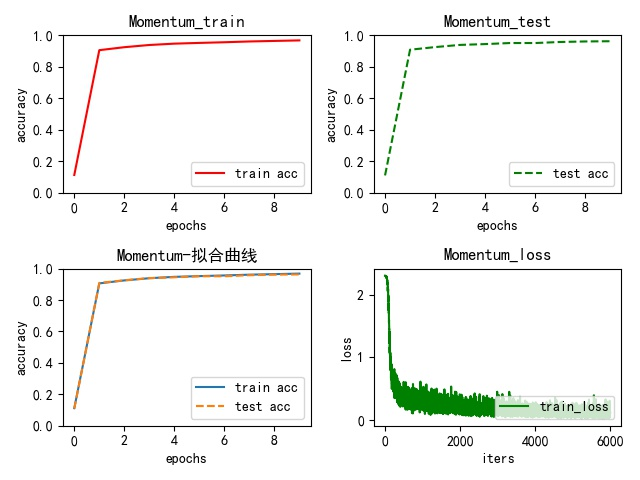

The Python source for this figure:
from keras.datasets import mnist
from collections import OrderedDict
import matplotlib.pyplot as plt
from pylab import mpl
import numpy as np

class FullyConnected:
    def __init__(self, W, b):
        self.W = W
        self.b = b
        self.x = None
        self.dW = None
        self.db = None
    
    def forward(self, x):
        self.x = x
        out = np.dot(x, self.W) + self.b
        return out
     
    def backward(self, dout): #dout上游传来的倒数
        dx = np.dot(dout, self.W.T)
        self.dW = np.dot(self.x.T, dout)
        self.db = np.sum(dout, axis=0)
        return dx

class Relu:
    def __init__(self):
        self.mask = None
    
    def forward(self, x):
        self.mask = (x <= 0)
        out = x.copy()
        out[self.mask] = 0
        return out
    
    def backward(self, dout):
        dout[self.mask] = 0
        return dout 

class SoftmaxWithLoss:
    def __init__(self):
        self.loss = None # 损失
        self.y = None # softmax的输出
        self.t = None # 标签数据（one-hot vector）
        
    def softmax(self, x):
        if x.ndim == 2: #ndim维度
            x = x.T
            x = x - np.max(x, axis=0)
            y = np.exp(x) / np.sum(np.exp(x), axis=0)
            return y.T 

        x = x - np.max(x) # 溢出对策
        return np.exp(x) / np.sum(np.exp(x))

    def cross_entropy_error(self, y, t):
        if y.ndim == 1:
            t = t.reshape(1, t.size)
            y = y.reshape(1, y.size)
            
        # 监督数据是one-hot-vector的情况下，转换为正确解标签的索引
        if t.size == y.size:
            t = t.argmax(axis=1)
             
        batch_size = y.shape[0]
        return -np.sum(np.log(y[np.arange(batch_size), t] + 1e-7)) / batch_size
            
    def forward(self, x, t):
        self.t = t
        self.y = self.softmax(x)
        self.loss = self.cross_entropy_error(self.y, self.t)
        return self.loss
    
    def backward(self, dout=1):
        batch_size = self.t.shape[0]
        dx = (self.y - self.t) / batch_size
        return dx
       
class TwoLayerNet:
    def __init__(self, input_size, hidden_size, output_size, weight_init_std=0.01): 
        # 初始化权重
        self.params = {}
        self.params['W1'] = weight_init_std * np.random.randn(input_size, hidden_size) #rand函数根据给定维度生成[0,1)之间的数据，包含0，不包含1
        self.params['b1'] = np.zeros(hidden_size)
        self.params['W2'] = weight_init_std * np.random.randn(hidden_size, output_size)
        self.params['b2'] = np.zeros(output_size)

        # 生成层
        self.layers = OrderedDict()   # 有序字典
        self.layers['FC1'] = FullyConnected(self.params['W1'], self.params['b1'])
        self.layers['Relu1'] = Relu()
        self.layers['FC2'] = FullyConnected(self.params['W2'], self.params['b2'])
        self.lastLayer = SoftmaxWithLoss()

    def predict(self, x):
        for layer in self.layers.values():
            x = layer.forward(x)
        return x

    # x:输入数据, t:监督数据
    def loss(self, x, t):
        y = self.predict(x)
        return self.lastLayer.forward(y, t)

    def accuracy(self, x, t):
        y = self.predict(x)
        y = np.argmax(y, axis=1)
        if t.ndim != 1 :
            t = np.argmax(t, axis=1)
        accuracy = np.sum(y == t) / float(x.shape[0])
        return accuracy

    # x:输入数据, t:标签数据
    def gradient(self, x, t):
        # forward
        self.loss(x, t)

        # backward
        dout = 1
        dout = self.lastLayer.backward(dout)
        layers = list(self.layers.values())
        layers.reverse()
        for layer in layers:
            dout = layer.backward(dout)

        # 设定
        grads = {}
        grads['W1'] = self.layers['FC1'].dW
        grads['b1'] = self.layers['FC1'].db
        grads['W2'] = self.layers['FC2'].dW
        grads['b2'] = self.layers['FC2'].db
        return grads
        
class Momentum:
    def __init__(self, lr=0.01, momentum=0.9):
        self.lr = lr
        self.momentum = momentum
        self.v = None
    
    def update(self, params, grads):
        if self.v is None:
            self.v = {}
            for key, val in params.items():
                self.v[key] = np.zeros_like(val)
        for key in params.keys():
            self.v[key] = self.momentum*self.v[key] - self.lr*grads[key]
            params[key] += self.v[key]
  
def change_one_hot_label(X):
    T = np.zeros((X.size, 10))
    for idx, row in enumerate(T):
        row[X[idx]] = 1
        
    return T
    
def draw(title, x, y, xlabel, ylabel, label, color, *, ylim = None,linestyle = "-"): 
    plt.plot(x, y, label = label, color = color, linestyle = linestyle)
    plt.xlabel(xlabel)
    plt.ylabel(ylabel)
    mpl.rcParams['font.sans-serif'] = ['SimHei']
    mpl.rcParams['axes.unicode_minus'] = False
    plt.title(title)
    if ylim != None:
        plt.ylim(0, 1.0)
    plt.legend(loc='lower right')

def draw_both(title, x, y_1, y_2, xlabel, ylabel, y_1_label, y_2_label, *, line_1 = "-", line_2 = "--"):
    plt.plot(x, y_1, label = y_1_label)
    plt.plot(x, y_2, label = y_2_label, linestyle = line_2)
    plt.xlabel(xlabel)
    plt.ylabel(ylabel)
    plt.ylim(0, 1.0)
    mpl.rcParams['font.sans-serif'] = ['SimHei']
    mpl.rcParams['axes.unicode_minus'] = False
    plt.legend(loc='lower right')
    plt.title(title)
    
    
if __name__ == "__main__":
    (x_train, t_train), (x_test, t_test) = mnist.load_data()
    x_train = x_train.reshape(x_train.shape[0], -1) #x_train.shape[0] = 60000
    x_train = x_train.astype(np.float32) / 255.0
    x_test = x_test.reshape(x_test.shape[0], -1) #x_test.shape[0] = 10000
    x_test = x_test.astype(np.float32) / 255.0

    t_train = change_one_hot_label(t_train)
    t_test = change_one_hot_label(t_test)
    
    network = TwoLayerNet(input_size=784, hidden_size=50, output_size=10)
    optimizer = Momentum()
    
    iters_num = 6000
    train_size = x_train.shape[0]
    batch_size = 100
    learning_rate = 0.1
    train_loss_list = []
    train_acc_list = []
    test_acc_list = []
    
    iter_per_epoch = max(train_size / batch_size, 1)

    for i in range(iters_num):
        batch_mask = np.random.choice(train_size, batch_size)
        x_batch = x_train[batch_mask]
        t_batch = t_train[batch_mask]
    
        params = network.params
        grad = network.gradient(x_batch, t_batch)
        optimizer.update(params,grad)
        
        loss = network.loss(x_batch, t_batch)
        train_loss_list.append(loss)
    
        if i % iter_per_epoch == 0:
            train_acc = network.accuracy(x_train, t_train)
            test_acc = network.accuracy(x_test, t_test)
            train_acc_list.append(train_acc)
            test_acc_list.append(test_acc)
            print('train acc, test acc | {0:.4f}, {1:.4f}'.format(train_acc, test_acc))

    x = np.arange(len(train_acc_list))
    x_loss = np.arange(len(train_loss_list))
    
    plt.figure(1,dpi=100)
    ax1 = plt.subplot(221) #创建 nxn 的子图，第三个数字为序号
    ax2 = plt.subplot(222)
    ax3 = plt.subplot(223)
    ax4 = plt.subplot(224)
    
    plt.sca(ax1)
    draw("Momentum_train", x, train_acc_list, "epochs", "accuracy", "train acc", "red", ylim = 1.0)
    
    plt.sca(ax2)
    draw("Momentum_test", x, test_acc_list, "epochs", "accuracy", "test acc", "green", ylim = 1.0,linestyle = '--')
    
    plt.sca(ax3)
    draw_both("Momentum-拟合曲线", x, train_acc_list, test_acc_list, "epochs", "accuracy", "train acc", "test acc")

    plt.sca(ax4)
    draw("Momentum_loss", x_loss, train_loss_list, "iters", "loss", "train_loss", "green")

    plt.tight_layout() #调整每个子图间的间距
    plt.savefig("Momentum.jpg")
    plt.show()
    